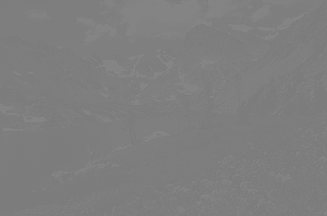
#> input picture Aula3/images/input.png, 327 x 216 px
$ python Aula_03_ex_05.py
#> lines starting #> are read from the running program, lines starting #| are printed output that depends on the picture; after the words box and inside, x2 and y2 are one past the last pixel; in counts of white or black regions, pixels touching at a corner belong together
# Aula_02_ex_05.py
#
# Historam visualization with openCV
#

# Que imagem é suposto usar?

# import
import cv2
import numpy as np

####################
# Compute Histogram
####################
def compute_histogram(image,histSize, histRange):
	# Compute the histogram
	hist_item = cv2.calcHist([image], [0], None, [histSize], histRange)
	return hist_item

##########################################
# Drawing with openCV
# Create an image to display the histogram
def histogram2image(hist_item, histSize, histImageWidth, histImageHeight, color):

	histImage = np.zeros((histImageWidth, histImageHeight, 1), np.uint8)

	# Width of each histogram bar
	binWidth = int(np.ceil(histImageWidth * 1.0 / histSize))

	# Normalize values to [0, histImageHeight]
	cv2.normalize(hist_item, hist_item, 0, histImageHeight, cv2.NORM_MINMAX)

	# Draw the bars of the nomrmalized histogram
	for i in range(histSize):
		cv2.rectangle(histImage, (i * binWidth, 0), ((i + 1) * binWidth, int(hist_item[i])), color, -1)

	# ATTENTION : Y coordinate upside down
	histImage = np.flipud(histImage)

	return histImage


# histogram variables
histSize = 256
histRange = [0, 256]
histImageWidth = 512
histImageHeight = 512
color = (125)

# Read the image
image = cv2.imread( "images/input.png", cv2.IMREAD_UNCHANGED );
#> image is the input picture: shape (216, 327); min 123, max 133, mean 126.3

# Image characteristics
height, width = image.shape[0:2]
#> height = 216; width = 327

if len(image.shape) == 3:
    # Turn image into gray scale
    image = cv2.cvtColor(image, cv2.COLOR_BGR2GRAY)

# Create a vsiualization window (optional)
# CV_WINDOW_AUTOSIZE : window size will depend on image size
cv2.namedWindow( "Contrast Stretchng", cv2.WINDOW_AUTOSIZE )

# # Show the image
cv2.imshow( "Original", image )

# Original Image Histogram
hist_item =  compute_histogram(image, histSize, histRange)
#> in compute_histogram, `hist_item = cv2.calcHist([image], [0], None, [histSize], histRange)`: hist_item = 256 values, max 16471 at index 126, min 0 at index 0, mean 275.9
histImage =  histogram2image(hist_item, histSize, histImageWidth, histImageHeight, color)
#> after the loop in histogram2image, `for i in range(histSize):`:
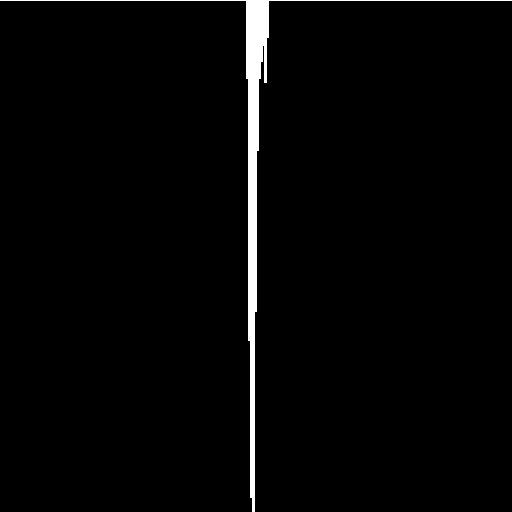
#> histImage: shape (512, 512, 1); values 0 (black) and 125 (white), 2.1% white; 1 white region, box (x1, y1, x2, y2) and area: (0, 0, 512, 512) 5440
#> in histogram2image, `histImage = np.flipud(histImage)`:
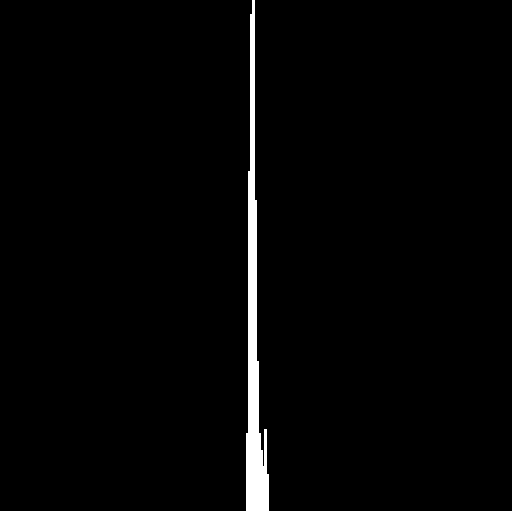
#> histImage: shape (512, 512, 1); values 0 (black) and 125 (white), 2.1% white; 1 white region, box (x1, y1, x2, y2) and area: (0, 0, 512, 512) 5440
cv2.imshow('Original Image Histogram', histImage)

# Contrast Stretching
minL, maxL, minP, maxP = cv2.minMaxLoc(image)
#> minL = 123; maxL = 133; minP = (324, 2); maxP = (181, 1)

contrast_image = image.copy()

for x in range(height):
    for y in range(width):
        contrast_image[x][y] = int(((image[x][y] - minL) / (maxL - minL)) * 255)
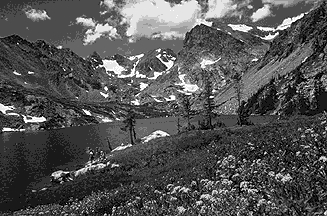
#> contrast_image: shape (216, 327); min 0, max 255, mean 84


cv2.imshow( "Contrast Stretchng", contrast_image )

# Contrast Image Histogram
hist_item = compute_histogram(contrast_image.astype(np.float32), histSize, histRange)
#> hist_item = 256 values, max 16471 at index 76, min 0 at index 1, mean 275.9
histImage = histogram2image(hist_item, histSize, histImageWidth, histImageHeight, color)
#> call 2 of histogram2image, with hist_item = array of shape (256, 1), histSize = 256, histImageWidth = 512, histImageHeight = 512, color = 125
#> after the loop in histogram2image (call 2), `for i in range(histSize):`:
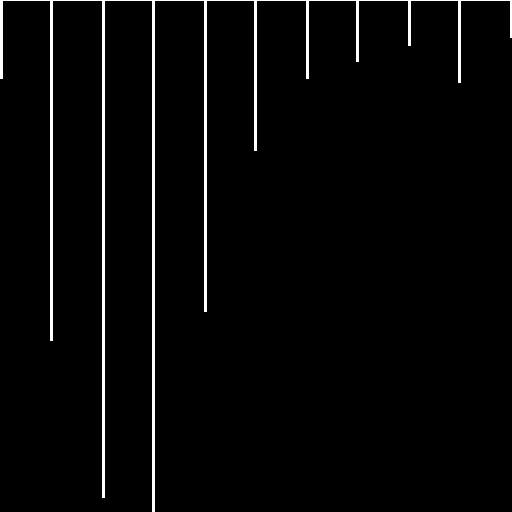
#> histImage: shape (512, 512, 1); values 0 (black) and 125 (white), 2.7% white; 1 white region, box (x1, y1, x2, y2) and area: (0, 0, 512, 512) 7045
#> in histogram2image (call 2), `histImage = np.flipud(histImage)`:
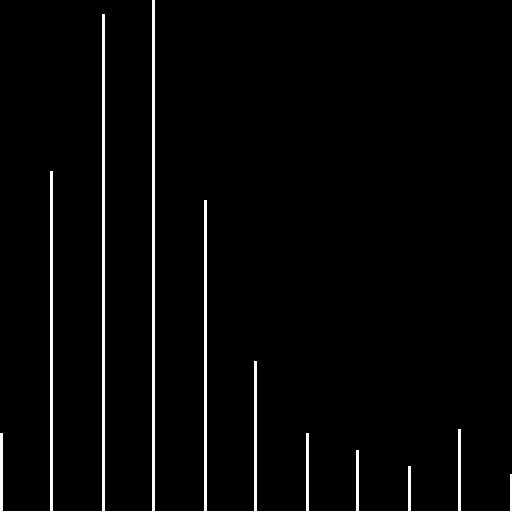
#> histImage: shape (512, 512, 1); values 0 (black) and 125 (white), 2.7% white; 1 white region, box (x1, y1, x2, y2) and area: (0, 0, 512, 512) 7045
cv2.imshow('Contrast Stretchng Histogram', histImage)

# Wait
cv2.waitKey()

# Destroy the window -- might be omitted
cv2.destroyWindow( "Display window" )
